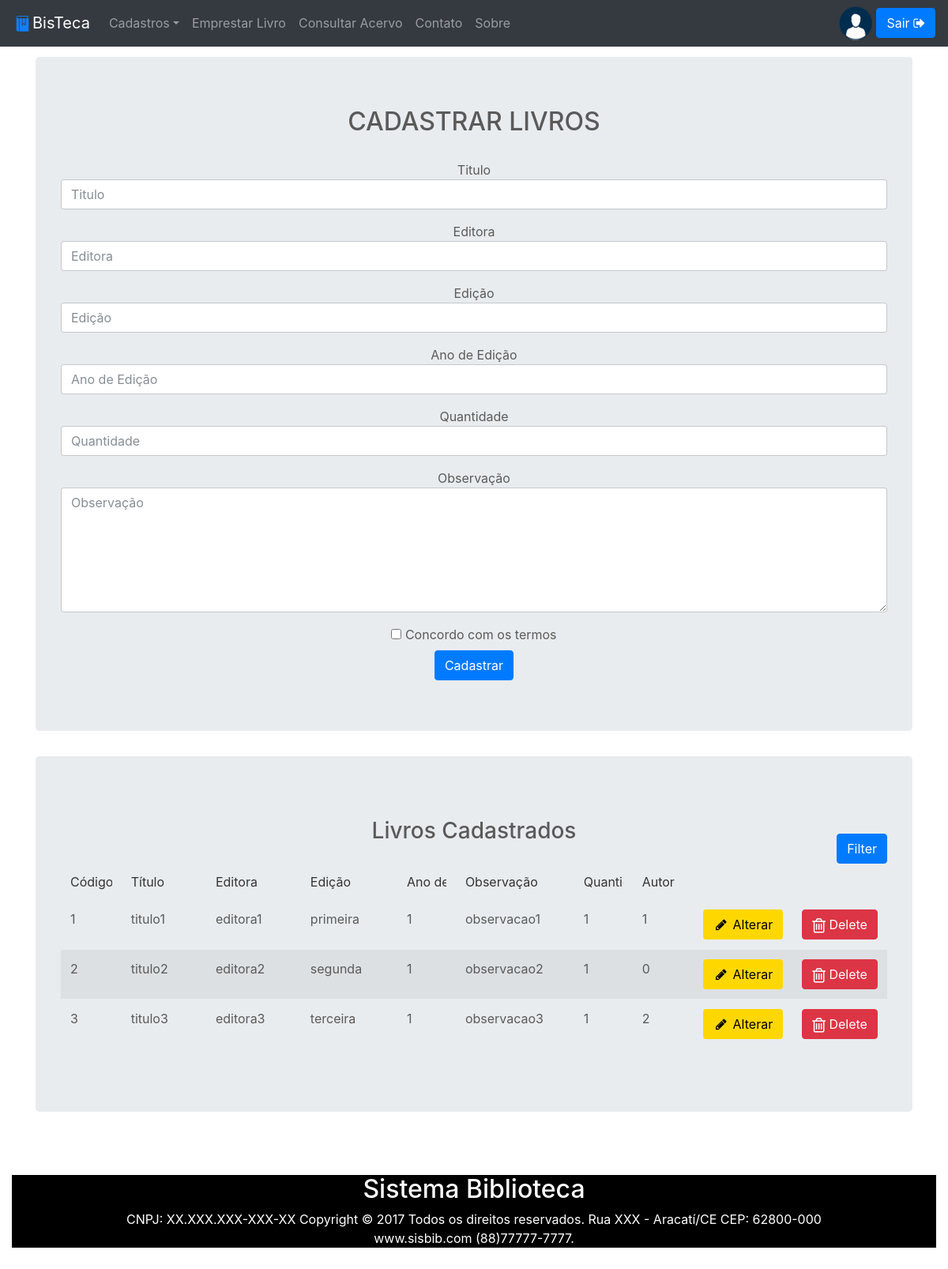
The page /consacervo (signed in) on the database as committed earlier.
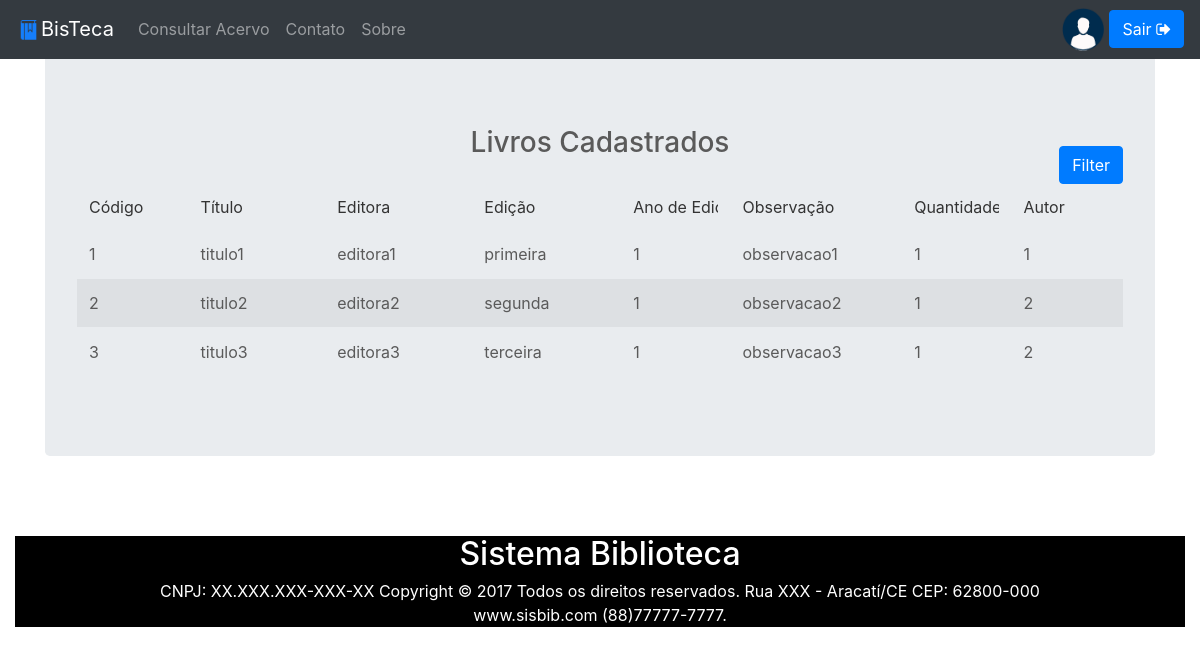
The same page on the database as committed later.
### BisApp/models.py (models this page shows, shortened)
class Exemplar(db.Model):
    id = db.Column(db.Integer, primary_key = True)
    titulo = db.Column(db.String(40))
    editora = db.Column(db.String(20))
    edicao = db.Column(db.String(10))
    ano_edicao = db.Column(db.Integer)
    observacao = db.Column(db.Text)
    quantidade = db.Column(db.Integer)
    id_emprestimo = db.Column(
        db.Integer,
        db.ForeignKey('emprestimo.id'))
    emprestimo = db.relationship(             # Para os relacionamento de 1 : 1
            'Emprestimo',
            backref='exemplar',
            uselist=False)
    autores = db.relationship(                 # Para os relacionamento de N : N
        'Autor',
        secondary=AutorExemplar,
        backref=db.backref(
            'exemplar',
            lazy='dynamic'))

### BisApp/views.py (the view)
@app.route('/consacervo')
def consacervo():
    return render_template('cadastro-livro.html', consulta = 'c', Lista = models.Exemplar.query.all(), sec = session)

### BisApp/templates/cadastro-livro.html (shortened to what the changed rows need)
{% extends 'layout.html' %}
{% block Content %}
{% if session['usuario'] == 'Adm' %}
   <br>
<div class="container" align="center">
        <div class="jumbotron" align="center">
            <h2>CADASTRAR LIVROS</h2>
            <br>
            <form method="POST" action="{% if Informacoes: %} {{url_for('alterarExemplar', index=index)}} {% else %} {{url_for('cadlivro')}} {% endif %}">
            <div class="form-group">
                Titulo <input type="text" placeholder="Titulo" class="form-control" name="titulo" {%if Informacoes: %} value="{{Informacoes['titulo']}}" {% endif %}>
            </div>
            <div class="form-group">
                Editora <input type="text" placeholder="Editora" class="form-control" name="editora" {%if Informacoes: %} value="{{Informacoes['editora']}}" {% endif %}>
            </div>
            <div class="form-group">
                Edição <input type="text" placeholder="Edição" class="form-control" name="edicao" {%if Informacoes: %} value="{{Informacoes['edicao']}}" {% endif %}>
            </div>
            <div class="form-group">
              Ano de Edição <input type="text" placeholder="Ano de Edição" class="form-control" name="ano_edicao" {%if Informacoes: %} value="{{Informacoes['ano_edicao']}}" {% endif %}>
            </div>
            <div class="form-group">
                Quantidade <input type="text" placeholder="Quantidade" class="form-control" name="qtde" {%if Informacoes: %} value="{{Informacoes['quantidade']}}" {% endif %}>
            </div>
            <div class="form-group">
                Observação <textarea  type="text" placeholder="Observação" class="form-control" cols="50" rows="7" name="obs" >{%if Informacoes:%}{{Informacoes['observacao']}}{%endif%}</textarea>
            </div>
            <div class="checkbox">
            <label>
            <input type="checkbox" value="Concordar" align="left" name="termos"> Concordo com os termos
            </label>
            </div>
            <button class="btn btn-primary " type="submit">Cadastrar</button>
            </form>
        </div>
    </div>
{% endif %}
<div class="container" align="center">
        <div class="jumbotron" align="center">
           <div class="container">
    <div class="row" align="center">
        <div class="panel panel-primary filterable">
            <table class="table table-striped"  align="center">
                <thead>
                    <tr class="filters">
                        <th><input type="text" class="form-control" placeholder="Código" disabled></th>
                        <th><input type="text" class="form-control" placeholder="Título" disabled></th>
                        <th><input type="text" class="form-control" placeholder="Editora" disabled></th>
                        <th><input type="text" class="form-control" placeholder="Edição" disabled></th>
                        <th><input type="text" class="form-control" placeholder="Ano de Edição" disabled></th>
                        <th><input type="text" class="form-control" placeholder="Observação" disabled></th>
                        <th><input type="text" class="form-control" placeholder="Quantidade" disabled></th>
                        <th><input type="text" class="form-control" placeholder="Autor" disabled></th>
                    </tr>
                </thead>
                <tbody>
                   <tr>
                        {% for l in Lista if not Lista.hidden: %}
                              <tr>
                              {% for c in l.__table__.columns.keys(): %}
                                <td>{{l[c]}}</td>
                                  {% endfor %}
                              {% if session['usuario'] == 'Adm' %}
                              <td><a href="{{url_for('alterarExemplar', index=l.id)}}" class="btn" style="background-color: #FFD700; color: black">
                                <i class="fa fa-pencil fa-fw"></i>
                                Alterar</a>
                              </td>
                              <td><a href="{{url_for('removerExemplar', index=l.id)}}" class="btn btn-danger">
                                <i class="fa fa-trash-o fa-lg"></i>
                                Delete</a>
                              </td>
                              {% endif %}
                              </tr>
                        {% endfor %}
                    </tr>
                </tbody>
            </table>
        </div>
    </div>
</div>
</div>
        </div>
<div align="justify" class="col-md-12">
<br>
<br>
{% endblock %}

Rows that differ between the two databases and show on the page:
shown differently, row unchanged: Exemplar "titulo1": no longer shows "Alterar Delete"
changed Exemplar "titulo2": no longer shows "Alterar Delete"
shown differently, row unchanged: Exemplar "titulo3": no longer shows "Alterar Delete"
Other text that changed with them:
form field termos: "☐" → (not shown)
new list line: "2"
text no longer shown: "Cadastros Emprestar Livro CADASTRAR LIVROS Titulo Editora Edição Ano de Edição Quantidade Observação Concordo com os termos Cadastrar"
list line gone: "0"
